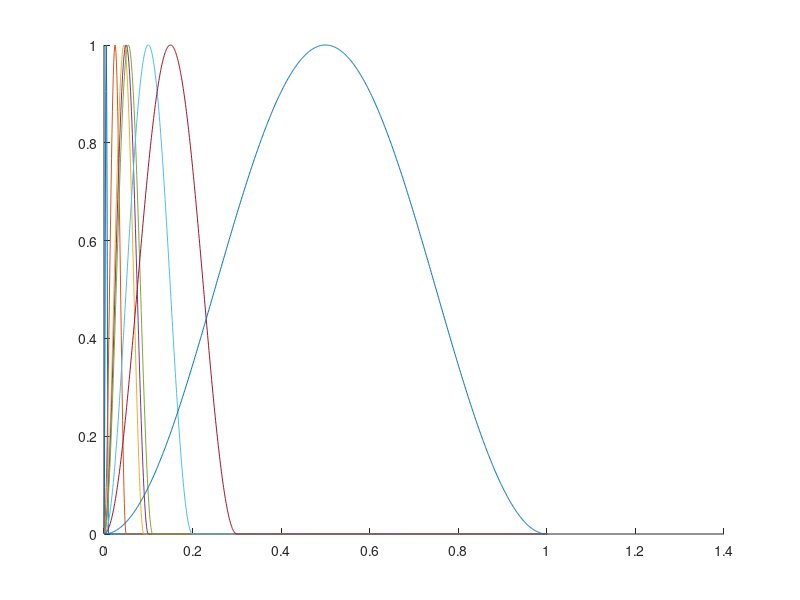

MATLAB code for this plot: (Note: this script raises an error after producing the figure.)
%% TASK 3: SENSITIVITY ANALYSIS TO dt of 1-cos LOAD

dti = [0.01; 0.05; 0.09; 0.1; 0.11; 0.2; 0.3; 1.0]';
Fi = 1./dti;
disp(Fi)
leg_dti = cell(length(dti),1);
for k=1:length(dti)
    leg_dti{k} = ['dt = ', num2str(dti(k),'%.2f'), ' s'];
end
disp(leg_dti)

%% Run if first time

% % Number of deltat to test:
% Ncases = length(dti);
% % Number of timesteps defined in the Nastran Solver:
% NtimeSteps = 1001;
% 
% % Time array:
% TIMES = zeros(Ncases, NtimeSteps+1);
% % Arrays for times Vertical displacements of M1 and M2:
% Z1 = zeros(Ncases, NtimeSteps+1);
% Z2 = zeros(Ncases, NtimeSteps+1);
% LOADS = zeros(Ncases, NtimeSteps+1);    % Loads on M1
% % Displacement of M1 in the NoCoupling Case (to be called '0'):
% Z0 = zeros(Ncases, NtimeSteps+1);
% 
% 
% foldernameCoupling = 'task3_112_sensitivity_analysis/pch_Coupling/';
% foldernameNoCoupling = 'task3_112_sensitivity_analysis/pch_NoCoupling/';
% 
% for k = 1:Ncases
%     %%%% CASE WITH COUPLING: %%%%
%     filename = ['task3_sol112_dt', num2str(k), '.pch'];
%     filedir = [foldernameCoupling, filename];
%     % Displacements of Node 1002 (M1):
%     StartLine = 2019;
%     [times, states] = ReadTranscientResponse(filedir, StartLine, NtimeSteps);
%     TIMES(k,:) = times;
%     Z1(k,:) = states(:,3);
%     % Displacements of Node 1003 (M2):
%     StartLine = 4030;
%     [~    , states] = ReadTranscientResponse(filedir, StartLine, NtimeSteps);
%     Z2(k,:) = states(:,3);
%     % (1-cos) LOAD on mass M1:
%     StartLine = 14085;
%     [~    , loads] = ReadTranscientResponse(filedir, StartLine, NtimeSteps);
%     LOADS(k,:) = loads(:,3);
% 
%     %%%% CASE WITHOUT COUPLING: %%%%
%     filedir = [foldernameNoCoupling, filename];
%     % Displacements of Node 1002 (M0):
%     StartLine = 2019;
%     [times, states] = ReadTranscientResponse(filedir, StartLine, NtimeSteps);
%     Z0(k,:) = states(:,3);
% end
% save('TASK3_SIMULATION_DATA.mat', 'TIMES', "Z0", "Z1", "Z2", "LOADS", "Ncases", ...
%     "NtimeSteps", "-mat")

%% Run if already saved data.
load("TASK3_SIMULATION_DATA.mat") % --> TIMES, Z0, Z1, Z2, LOADS, Ncases, NtimeSteps

%% Calcultaing the maximum amplitude for each dt:
maxZ0 = zeros(Ncases,1);
maxZ1 = zeros(Ncases,1);
maxZ2 = zeros(Ncases,1);
for k=1:Ncases
    maxZ0(k) = max(abs(Z0(k,:)));
    maxZ1(k) = max(abs(Z1(k,:)));
    maxZ2(k) = max(abs(Z2(k,:)));
end

%% FIG (MAYBE JUST FOR US): Load on mass M1:
figure
hold on
for k=1:Ncases
    plot(TIMES(k,:), LOADS(k,:))
end
legend(leg_dti, Interpreter='latex')
xlim([0,1])

%% FIGS: Temporal responses of each mass:
fs = 12;

figure
hold on
for k=1:Ncases
    plot(TIMES(k,:), 1000*Z0(k,:))
end
title('M0')
legend(leg_dti, Interpreter='latex'); xlim([0,1]); box on
xlabel('Time (s)', Interpreter='latex', FontSize=fs)
ylabel('Displacement (mm)', Interpreter='latex', FontSize=fs)

figure
hold on
for k=1:Ncases
    plot(TIMES(k,:), 1000*Z1(k,:))
end
title('M1')
legend(leg_dti, Interpreter='latex'); xlim([0,1]); box on
xlabel('Time (s)', Interpreter='latex', FontSize=fs)
ylabel('Displacement (mm)', Interpreter='latex', FontSize=fs)

figure
hold on
for k=1:Ncases
    plot(TIMES(k,:), 1000*Z2(k,:))
end
title('M2')
legend(leg_dti, Interpreter='latex'); xlim([0,1]); box on
xlabel('Time (s)', Interpreter='latex', FontSize=fs)
ylabel('Displacement (mm)', Interpreter='latex', FontSize=fs)


%% FIG: (Maximum displacements) vs (dt)
fs = 12;
lw = 1.25;
figure
plot(dti, 1000*maxZ0, '-s', LineWidth=lw)
hold on
plot(dti, 1000*maxZ1, '-s', LineWidth=lw)
plot(dti, 1000*maxZ2, '-s', LineWidth=lw)

legend({'$M_0$ (Free)', '$M_1$', '$M_2$'}, Interpreter='latex', FontSize=fs)
xlabel('dt (s)', Interpreter='latex', FontSize=fs)
ylabel('Maximum displacement (mm)', Interpreter='latex', FontSize=fs)
set(gca, 'Xscale', 'log')
grid on



